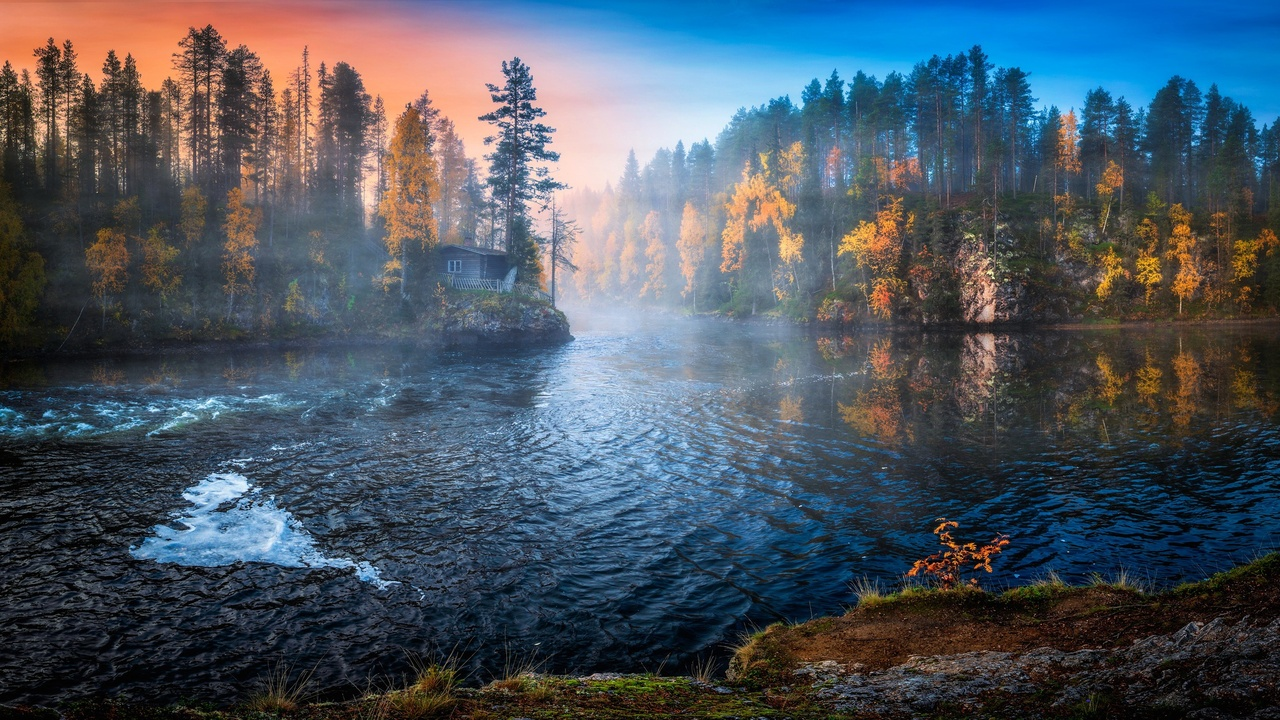
#> input picture nature.jpg, 1280 x 720 px
$ python bilinear_model.py
#> lines starting #> are read from the running program, lines starting #| are printed output that depends on the picture
import cv2
import math
import matplotlib.pyplot as plt
import cv2
import numpy as np

# [42 lines left out: functions plot_figure, interpolate, not called in this run]


def bicubic_interpolate(image, factor):
	return cv2.resize(image, (image.shape[1] * factor, image.shape[0] * factor), interpolation = cv2.INTER_CUBIC)

# img_interp.py
import os
import sys
import numpy as np
from scipy.interpolate import griddata
import matplotlib.pyplot as plt
from PIL import Image

def make_interpolated_image(nsamples):
    ix = np.random.randint(im.shape[1], size=nsamples)
    iy = np.random.randint(im.shape[0], size=nsamples)
    samples = im[iy,ix]
    int_im = griddata((iy, ix), samples, (Y, X))
    return int_im

image_1 = cv2.imread('nature.jpg')[...,::-1]
im = cv2.cvtColor(image_1,cv2.COLOR_BGR2GRAY)
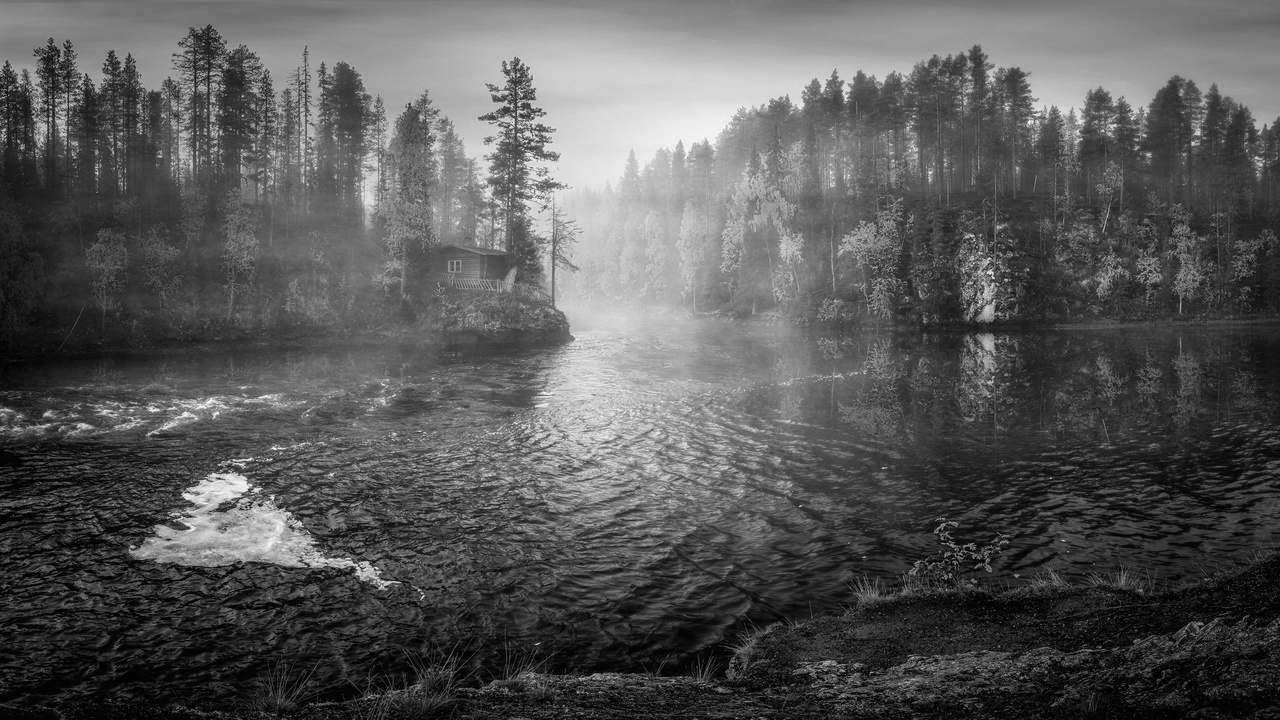
#> im: shape (720, 1280); min 0, max 252, mean 88

nx, ny = im.shape[1], im.shape[0]
#> nx = 1280; ny = 720
X, Y = np.meshgrid(np.arange(0, nx, 1), np.arange(0, ny, 1))


nrows, ncols = 2, 2
fig, ax = plt.subplots(nrows=2, ncols=2, figsize=(6,4), dpi=100)
if nx < ny:
    w, h = fig.get_figwidth(), fig.get_figheight()
    fig.set_figwidth(h), fig.set_figheight(w)

get_indices = lambda i: (i // nrows, i % ncols)


for i in range(4):
    nsamples = 10**(i+2)
    axes = ax[get_indices(i)]
    axes.imshow(make_interpolated_image(nsamples),
                          cmap=plt.get_cmap('Greys_r'))
    axes.set_xticks([])
    axes.set_yticks([])
    axes.set_title('nsamples = {0:d}'.format(nsamples))
#> this loop made 4 passes
#> pass 1, in make_interpolated_image, `int_im = griddata((iy, ix), samples, (Y, X))`:
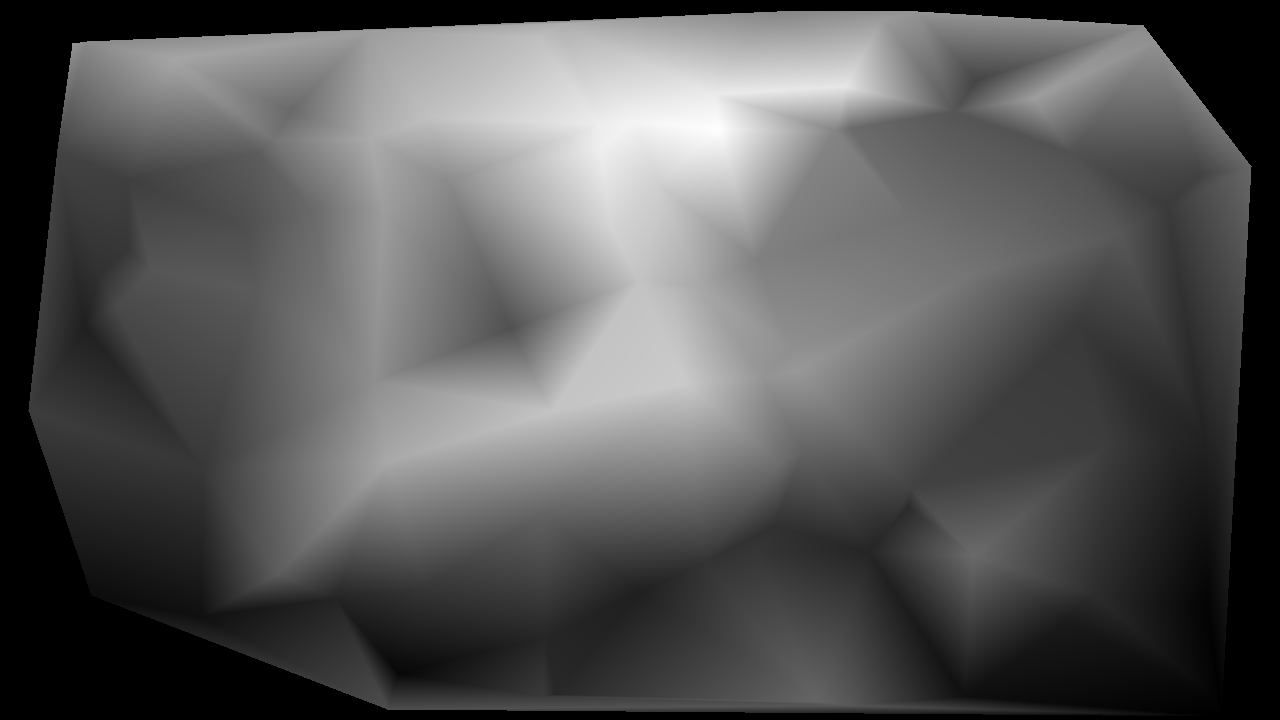
#> int_im: shape (720, 1280) float64; 14.48% of the values are NaN or infinite; the others: min 1, max 235, mean 94.85; drawn with min black, max white, NaN and infinite black
#> pass 2, in make_interpolated_image (call 2), `int_im = griddata((iy, ix), samples, (Y, X))`:
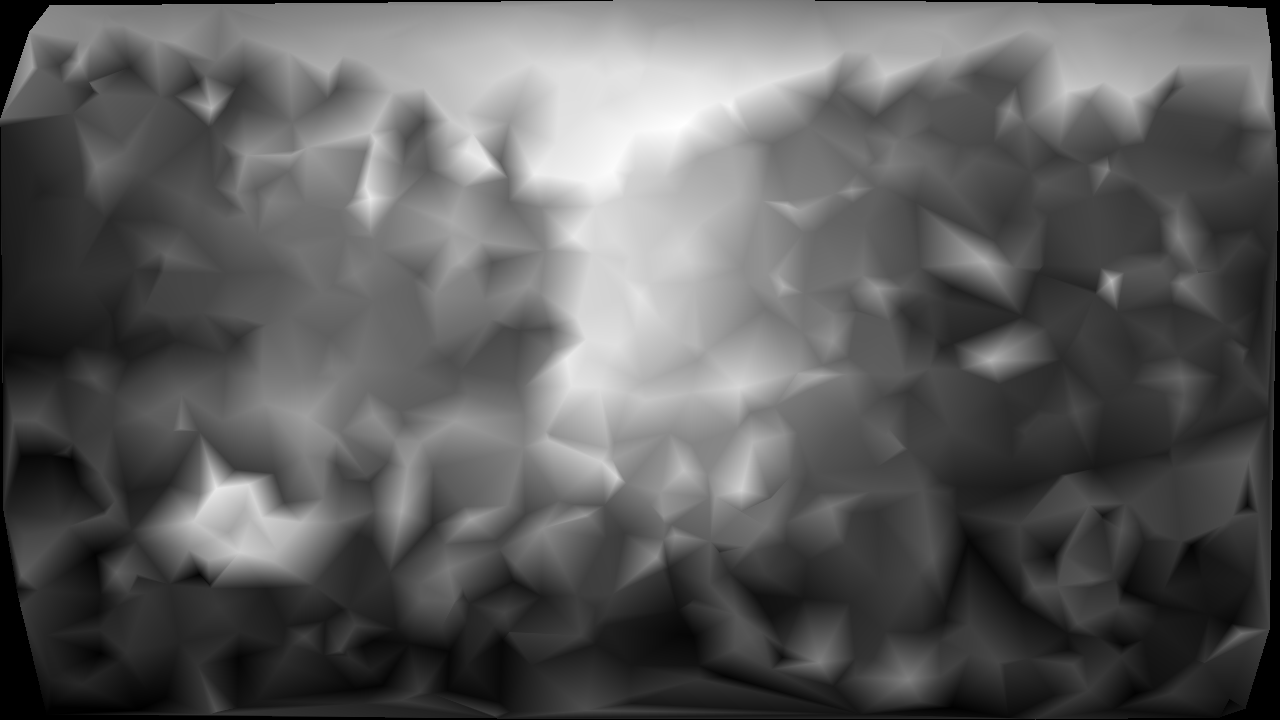
#> int_im: shape (720, 1280) float64; 2.19% of the values are NaN or infinite; the others: min 0, max 236, mean 88.04; drawn with min black, max white, NaN and infinite black
#> pass 3, in make_interpolated_image (call 3), `int_im = griddata((iy, ix), samples, (Y, X))`:
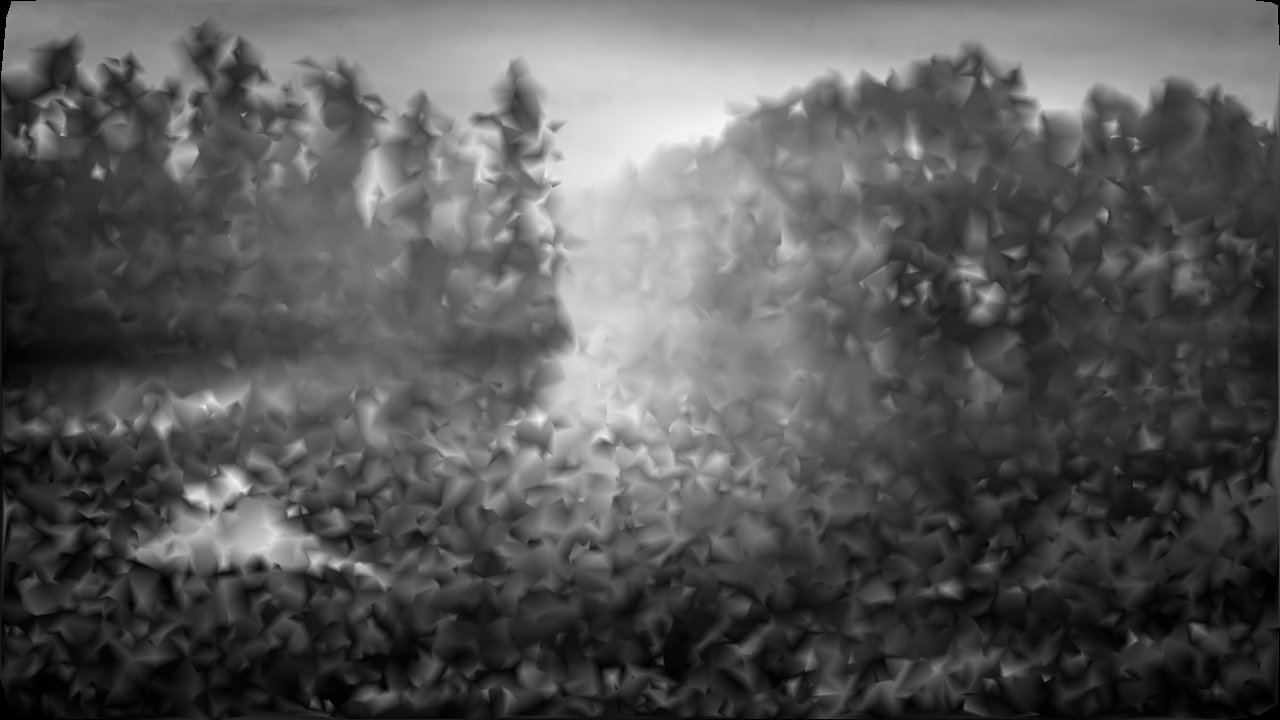
#> int_im: shape (720, 1280) float64; 0.15% of the values are NaN or infinite; the others: min -6.66e-16, max 251, mean 87.35; drawn with min black, max white, NaN and infinite black
#> (the run stopped early here; a loop or call above may not have finished)

$ run again, with camera.jpg copied over nature.jpg
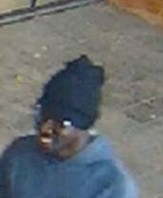
#> input picture camera.jpg, 163 x 198 px
#> the loop `for i in range(4):` made 4 passes
#> pass 1, in make_interpolated_image, `int_im = griddata((iy, ix), samples, (Y, X))`:
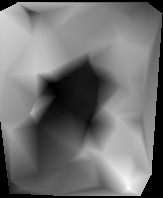
#> int_im: shape (198, 163) float64; 8.1% of the values are NaN or infinite; the others: min 49, max 174, mean 110.3; drawn with min black, max white, NaN and infinite black
#> pass 3, in make_interpolated_image (call 3), `int_im = griddata((iy, ix), samples, (Y, X))`:
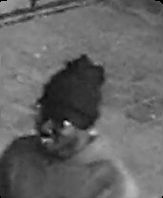
#> int_im: shape (198, 163) float64; 0.08% of the values are NaN or infinite; the others: min 23, max 244, mean 110.5; drawn with min black, max white, NaN and infinite black
